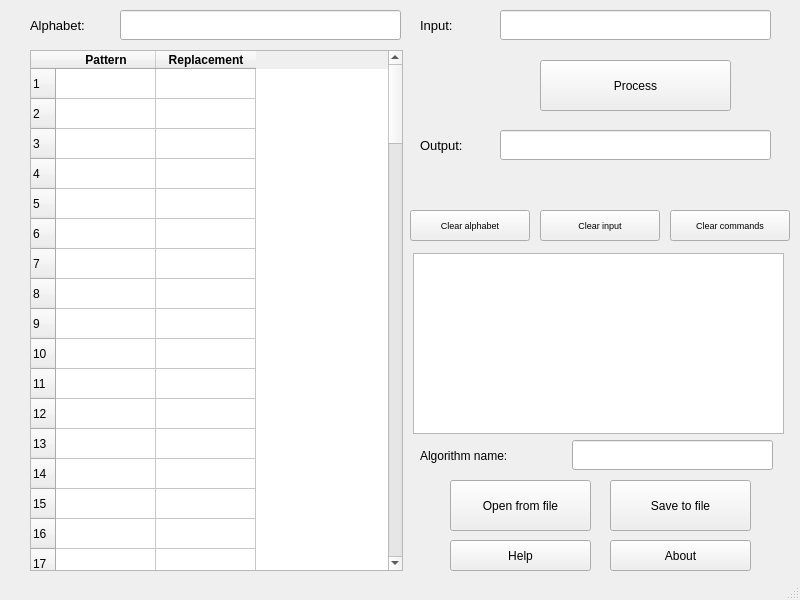
<?xml version="1.0" encoding="UTF-8"?>
<ui version="4.0">
 <class>MainWindow</class>
 <widget class="QMainWindow" name="MainWindow">
  <property name="enabled">
   <bool>true</bool>
  </property>
  <property name="geometry">
   <rect>
    <x>0</x>
    <y>0</y>
    <width>800</width>
    <height>600</height>
   </rect>
  </property>
  <property name="windowTitle">
   <string>Markov algorithms emulator</string>
  </property>
  <property name="windowIcon">
   <iconset resource="mrkv.qrc">
    <normaloff>:/pixil-frame-1.png</normaloff>:/pixil-frame-1.png</iconset>
  </property>
  <widget class="QWidget" name="centralwidget">
   <widget class="QLabel" name="Alphabet_Label">
    <property name="geometry">
     <rect>
      <x>30</x>
      <y>10</y>
      <width>100</width>
      <height>31</height>
     </rect>
    </property>
    <property name="sizePolicy">
     <sizepolicy hsizetype="Preferred" vsizetype="Preferred">
      <horstretch>0</horstretch>
      <verstretch>0</verstretch>
     </sizepolicy>
    </property>
    <property name="font">
     <font>
      <family>MS Shell Dlg 2</family>
      <pointsize>10</pointsize>
      <weight>50</weight>
      <bold>false</bold>
     </font>
    </property>
    <property name="text">
     <string>Alphabet:</string>
    </property>
   </widget>
   <widget class="QLineEdit" name="Alphabet_Box">
    <property name="geometry">
     <rect>
      <x>120</x>
      <y>10</y>
      <width>281</width>
      <height>30</height>
     </rect>
    </property>
   </widget>
   <widget class="QTableWidget" name="Commands">
    <property name="geometry">
     <rect>
      <x>30</x>
      <y>50</y>
      <width>373</width>
      <height>521</height>
     </rect>
    </property>
    <property name="font">
     <font>
      <family>MS Shell Dlg 2</family>
     </font>
    </property>
    <property name="rowCount">
     <number>100</number>
    </property>
    <row/>
    <row/>
    <row/>
    <row/>
    <row/>
    <row/>
    <row/>
    <row/>
    <row/>
    <row/>
    <row/>
    <row/>
    <row/>
    <row/>
    <row/>
    <row/>
    <row/>
    <row/>
    <row/>
    <row/>
    <row/>
    <row/>
    <row/>
    <row/>
    <row/>
    <row/>
    <row/>
    <row/>
    <row/>
    <row/>
    <row/>
    <row/>
    <row/>
    <row/>
    <row/>
    <row/>
    <row/>
    <row/>
    <row/>
    <row/>
    <row/>
    <row/>
    <row/>
    <row/>
    <row/>
    <row/>
    <row/>
    <row/>
    <row/>
    <row/>
    <row/>
    <row/>
    <row/>
    <row/>
    <row/>
    <row/>
    <row/>
    <row/>
    <row/>
    <row/>
    <row/>
    <row/>
    <row/>
    <row/>
    <row/>
    <row/>
    <row/>
    <row/>
    <row/>
    <row/>
    <row/>
    <row/>
    <row/>
    <row/>
    <row/>
    <row/>
    <row/>
    <row/>
    <row/>
    <row/>
    <row/>
    <row/>
    <row/>
    <row/>
    <row/>
    <row/>
    <row/>
    <row/>
    <row/>
    <row/>
    <row/>
    <row/>
    <row/>
    <row/>
    <row/>
    <row/>
    <row/>
    <row/>
    <row/>
    <row/>
    <column>
     <property name="text">
      <string>Pattern</string>
     </property>
     <property name="font">
      <font>
       <weight>75</weight>
       <bold>true</bold>
      </font>
     </property>
     <property name="textAlignment">
      <set>AlignCenter</set>
     </property>
    </column>
    <column>
     <property name="text">
      <string>Replacement</string>
     </property>
     <property name="font">
      <font>
       <weight>75</weight>
       <bold>true</bold>
      </font>
     </property>
     <property name="textAlignment">
      <set>AlignCenter</set>
     </property>
    </column>
   </widget>
   <widget class="QLabel" name="Input_label">
    <property name="geometry">
     <rect>
      <x>420</x>
      <y>10</y>
      <width>100</width>
      <height>31</height>
     </rect>
    </property>
    <property name="sizePolicy">
     <sizepolicy hsizetype="Preferred" vsizetype="Preferred">
      <horstretch>0</horstretch>
      <verstretch>0</verstretch>
     </sizepolicy>
    </property>
    <property name="font">
     <font>
      <family>MS Shell Dlg 2</family>
      <pointsize>10</pointsize>
      <weight>50</weight>
      <bold>false</bold>
     </font>
    </property>
    <property name="text">
     <string>Input:</string>
    </property>
   </widget>
   <widget class="QLineEdit" name="Input_Box">
    <property name="geometry">
     <rect>
      <x>500</x>
      <y>10</y>
      <width>271</width>
      <height>30</height>
     </rect>
    </property>
   </widget>
   <widget class="QPushButton" name="processButton">
    <property name="geometry">
     <rect>
      <x>540</x>
      <y>60</y>
      <width>191</width>
      <height>51</height>
     </rect>
    </property>
    <property name="cursor">
     <cursorShape>PointingHandCursor</cursorShape>
    </property>
    <property name="text">
     <string>Process</string>
    </property>
    <property name="icon">
     <iconset resource="mrkv.qrc">
      <normaloff>:/process.ico</normaloff>:/process.ico</iconset>
    </property>
    <property name="iconSize">
     <size>
      <width>24</width>
      <height>24</height>
     </size>
    </property>
    <property name="shortcut">
     <string>Ctrl+P</string>
    </property>
   </widget>
   <widget class="QLabel" name="Output_label">
    <property name="geometry">
     <rect>
      <x>420</x>
      <y>130</y>
      <width>100</width>
      <height>31</height>
     </rect>
    </property>
    <property name="sizePolicy">
     <sizepolicy hsizetype="Preferred" vsizetype="Preferred">
      <horstretch>0</horstretch>
      <verstretch>0</verstretch>
     </sizepolicy>
    </property>
    <property name="font">
     <font>
      <family>MS Shell Dlg 2</family>
      <pointsize>10</pointsize>
      <weight>50</weight>
      <bold>false</bold>
     </font>
    </property>
    <property name="text">
     <string>Output:</string>
    </property>
   </widget>
   <widget class="QLineEdit" name="Output_Box">
    <property name="enabled">
     <bool>true</bool>
    </property>
    <property name="geometry">
     <rect>
      <x>500</x>
      <y>130</y>
      <width>271</width>
      <height>30</height>
     </rect>
    </property>
    <property name="readOnly">
     <bool>true</bool>
    </property>
   </widget>
   <widget class="QLabel" name="Info_label">
    <property name="geometry">
     <rect>
      <x>500</x>
      <y>150</y>
      <width>271</width>
      <height>71</height>
     </rect>
    </property>
    <property name="font">
     <font>
      <family>Consolas</family>
      <pointsize>8</pointsize>
      <weight>50</weight>
      <bold>false</bold>
     </font>
    </property>
    <property name="text">
     <string/>
    </property>
   </widget>
   <widget class="QPushButton" name="clear_Alphabet">
    <property name="geometry">
     <rect>
      <x>410</x>
      <y>210</y>
      <width>120</width>
      <height>31</height>
     </rect>
    </property>
    <property name="font">
     <font>
      <pointsize>7</pointsize>
     </font>
    </property>
    <property name="cursor">
     <cursorShape>PointingHandCursor</cursorShape>
    </property>
    <property name="text">
     <string>Clear alphabet</string>
    </property>
   </widget>
   <widget class="QPushButton" name="clear_Input">
    <property name="geometry">
     <rect>
      <x>540</x>
      <y>210</y>
      <width>120</width>
      <height>31</height>
     </rect>
    </property>
    <property name="font">
     <font>
      <pointsize>7</pointsize>
     </font>
    </property>
    <property name="cursor">
     <cursorShape>PointingHandCursor</cursorShape>
    </property>
    <property name="text">
     <string>Clear input</string>
    </property>
   </widget>
   <widget class="QPushButton" name="clear_Commands">
    <property name="geometry">
     <rect>
      <x>670</x>
      <y>210</y>
      <width>120</width>
      <height>31</height>
     </rect>
    </property>
    <property name="font">
     <font>
      <pointsize>7</pointsize>
     </font>
    </property>
    <property name="cursor">
     <cursorShape>PointingHandCursor</cursorShape>
    </property>
    <property name="text">
     <string>Clear commands</string>
    </property>
   </widget>
   <widget class="QTextEdit" name="Log">
    <property name="geometry">
     <rect>
      <x>413</x>
      <y>253</y>
      <width>371</width>
      <height>181</height>
     </rect>
    </property>
    <property name="readOnly">
     <bool>true</bool>
    </property>
   </widget>
   <widget class="QToolButton" name="toolButton">
    <property name="geometry">
     <rect>
      <x>450</x>
      <y>480</y>
      <width>141</width>
      <height>51</height>
     </rect>
    </property>
    <property name="sizePolicy">
     <sizepolicy hsizetype="Minimum" vsizetype="Fixed">
      <horstretch>0</horstretch>
      <verstretch>0</verstretch>
     </sizepolicy>
    </property>
    <property name="cursor">
     <cursorShape>PointingHandCursor</cursorShape>
    </property>
    <property name="focusPolicy">
     <enum>Qt::StrongFocus</enum>
    </property>
    <property name="layoutDirection">
     <enum>Qt::LeftToRight</enum>
    </property>
    <property name="styleSheet">
     <string notr="true"/>
    </property>
    <property name="text">
     <string>Open from file</string>
    </property>
    <property name="icon">
     <iconset resource="mrkv.qrc">
      <normaloff>:/load.ico</normaloff>:/load.ico</iconset>
    </property>
    <property name="iconSize">
     <size>
      <width>24</width>
      <height>24</height>
     </size>
    </property>
    <property name="shortcut">
     <string>Ctrl+O</string>
    </property>
    <property name="toolButtonStyle">
     <enum>Qt::ToolButtonTextBesideIcon</enum>
    </property>
    <property name="autoRaise">
     <bool>false</bool>
    </property>
   </widget>
   <widget class="QLabel" name="Name_label">
    <property name="geometry">
     <rect>
      <x>420</x>
      <y>440</y>
      <width>231</width>
      <height>31</height>
     </rect>
    </property>
    <property name="font">
     <font>
      <pointsize>9</pointsize>
     </font>
    </property>
    <property name="text">
     <string>Algorithm name:</string>
    </property>
   </widget>
   <widget class="QLineEdit" name="Name_Box">
    <property name="geometry">
     <rect>
      <x>572</x>
      <y>440</y>
      <width>201</width>
      <height>30</height>
     </rect>
    </property>
   </widget>
   <widget class="QPushButton" name="pushButton">
    <property name="geometry">
     <rect>
      <x>610</x>
      <y>480</y>
      <width>141</width>
      <height>51</height>
     </rect>
    </property>
    <property name="cursor">
     <cursorShape>PointingHandCursor</cursorShape>
    </property>
    <property name="text">
     <string>Save to file</string>
    </property>
    <property name="icon">
     <iconset resource="mrkv.qrc">
      <normaloff>:/save.ico</normaloff>:/save.ico</iconset>
    </property>
    <property name="iconSize">
     <size>
      <width>24</width>
      <height>24</height>
     </size>
    </property>
    <property name="shortcut">
     <string>Ctrl+S</string>
    </property>
    <property name="default">
     <bool>false</bool>
    </property>
   </widget>
   <widget class="QPushButton" name="pushButton_2">
    <property name="geometry">
     <rect>
      <x>450</x>
      <y>540</y>
      <width>141</width>
      <height>31</height>
     </rect>
    </property>
    <property name="text">
     <string>Help</string>
    </property>
    <property name="icon">
     <iconset resource="mrkv.qrc">
      <normaloff>:/imageres_99.ico</normaloff>:/imageres_99.ico</iconset>
    </property>
    <property name="iconSize">
     <size>
      <width>17</width>
      <height>17</height>
     </size>
    </property>
    <property name="shortcut">
     <string>F1</string>
    </property>
   </widget>
   <widget class="QPushButton" name="pushButton_3">
    <property name="geometry">
     <rect>
      <x>610</x>
      <y>540</y>
      <width>141</width>
      <height>31</height>
     </rect>
    </property>
    <property name="text">
     <string>About</string>
    </property>
    <property name="icon">
     <iconset resource="mrkv.qrc">
      <normaloff>:/imageres_81.ico</normaloff>:/imageres_81.ico</iconset>
    </property>
    <property name="iconSize">
     <size>
      <width>18</width>
      <height>18</height>
     </size>
    </property>
    <property name="shortcut">
     <string>F2</string>
    </property>
   </widget>
  </widget>
  <widget class="QStatusBar" name="statusbar"/>
  <widget class="QMenuBar" name="menubar">
   <property name="geometry">
    <rect>
     <x>0</x>
     <y>0</y>
     <width>800</width>
     <height>17</height>
    </rect>
   </property>
  </widget>
 </widget>
 <resources>
  <include location="mrkv.qrc"/>
 </resources>
 <connections/>
</ui>
